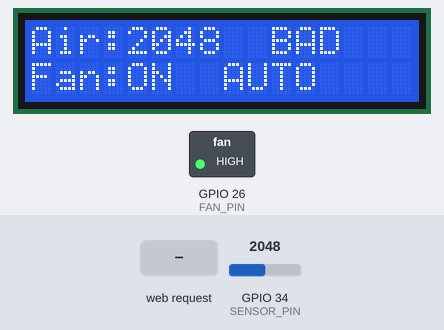
Simulated run of this program. Board: ESP32. Shown: 16×2 character LCD, switched loads named in the program (green lamp = pin HIGH). The inputs (shaded band) are chosen by the test bench; at power-on: GPIO 34 (SENSOR_PIN) = 2048. Storage starts empty; what the program prints to the serial monitor is not drawn.

Above: at 1.6 s.
1.7 s: GPIO 34 (SENSOR_PIN) set to 1553
At 3.2 s:
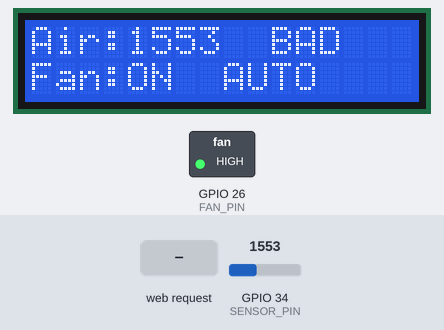
3.5 s: GPIO 34 (SENSOR_PIN) set to 1444
At 4.9 s:
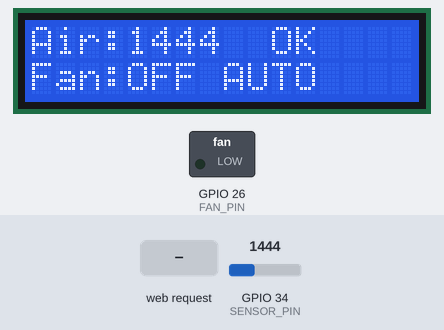
5.5 s: HTTP request GET /api?mode=1 received
At 6.5 s:
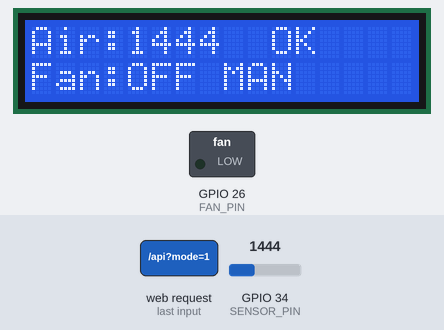
7.5 s: HTTP request GET /api?fan=1 received
At 9.2 s:
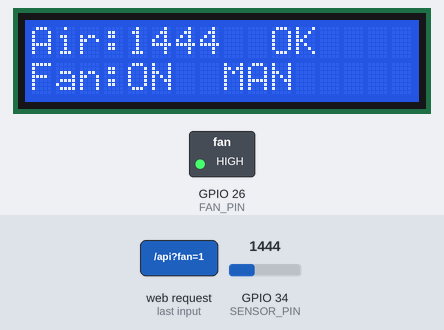
9.5 s: GPIO 34 (SENSOR_PIN) set to 2047
At 10.8 s:
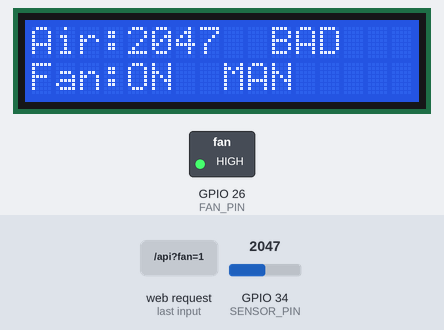
11.5 s: HTTP request GET /api?fan=auto received
At 12.3 s:
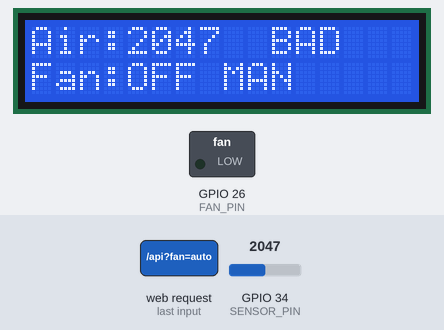
Timing chart, 0 to 14.5 s (numbered marks = the images above; inputs shaded):
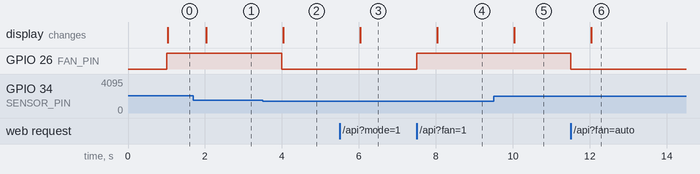

The program:

main.cpp
```cpp
#include <Arduino.h>
#include <WiFi.h>
#include <WebServer.h>
#include <LittleFS.h>
#include <Wire.h>
#include <LiquidCrystal_I2C.h>

#define SENSOR_PIN 34   // MQ-135 analog out
#define FAN_PIN 26      // filter fan relay
#define FAN_ON_AT 1500  // raw ADC threshold, calibrate for your sensor

const char *AP_SSID = "AirQuality";
const char *AP_PASS = "12345678";  // min 8 chars

LiquidCrystal_I2C lcd(0x27, 16, 2);  // try 0x3F if blank
WebServer server(80);

int air = 0;
bool fanOn = false;
bool autoMode = true;

void setFan(bool on) {
  fanOn = on;
  digitalWrite(FAN_PIN, on);
}

void handleApi() {
  if (server.hasArg("mode")) autoMode = server.arg("mode") == "auto";
  if (server.hasArg("fan")) { autoMode = false; setFan(server.arg("fan") == "1"); }
  server.send(200, "application/json",
              "{\"air\":" + String(air) + ",\"fan\":" + fanOn + ",\"auto\":" + autoMode + "}");
}

void setup() {
  Serial.begin(115200);
  pinMode(FAN_PIN, OUTPUT);
  setFan(false);

  lcd.init();
  lcd.backlight();
  lcd.print("Starting...");

  if (!LittleFS.begin(true)) Serial.println("LittleFS mount failed");

  WiFi.softAP(AP_SSID, AP_PASS);
  Serial.println(WiFi.softAPIP());  // 192.168.4.1

  server.on("/api", handleApi);
  server.serveStatic("/", LittleFS, "/index.html");
  server.begin();
}

void loop() {
  server.handleClient();

  static uint32_t last = 0;
  if (millis() - last < 1000) return;
  last = millis();

  air = analogRead(SENSOR_PIN);
  if (autoMode) setFan(air > FAN_ON_AT);

  lcd.setCursor(0, 0);
  lcd.printf("Air:%-5d %s   ", air, air > FAN_ON_AT ? "BAD" : "OK");
  lcd.setCursor(0, 1);
  lcd.printf("Fan:%-3s %-4s    ", fanOn ? "ON" : "OFF", autoMode ? "AUTO" : "MAN");
}
```

Measured:
- the behaviour switches between 1501 and 1500 on GPIO 34 (SENSOR_PIN) (found by bisection; images 1 and 2)
- after the input at 1.7 s, the display: changes after 0.33 s (image 1)
- after the input at 3.5 s, GPIO 26 (FAN_PIN): HIGH → LOW after 0.50 s; the display: changes after 0.53 s (image 2)
- after the input at 5.5 s, the display: changes after 0.53 s (image 3)
- after the input at 7.5 s, GPIO 26 (FAN_PIN): LOW → HIGH at once; the display: changes after 0.53 s (image 4)
- after the input at 9.5 s, the display: changes after 0.53 s (image 5)
- after the input at 11.5 s, GPIO 26 (FAN_PIN): HIGH → LOW at once; the display: changes after 0.53 s (image 6)
